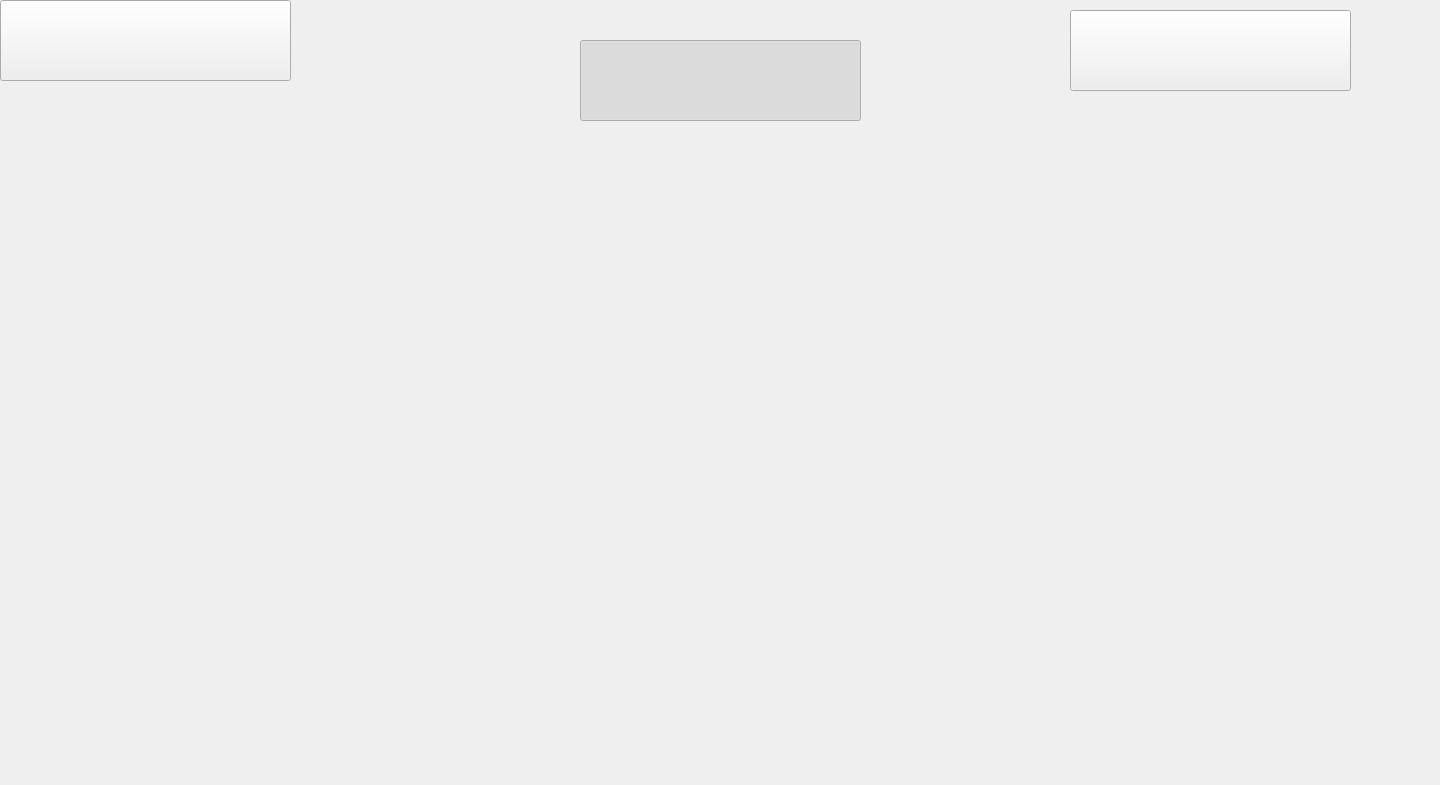
<?xml version="1.0" encoding="UTF-8"?>
<ui version="4.0">
 <class>MainWindow</class>
 <widget class="QMainWindow" name="MainWindow">
  <property name="geometry">
   <rect>
    <x>0</x>
    <y>0</y>
    <width>1440</width>
    <height>785</height>
   </rect>
  </property>
  <property name="windowTitle">
   <string>MainWindow</string>
  </property>
  <widget class="QWidget" name="centralwidget">
   <widget class="QLabel" name="label">
    <property name="geometry">
     <rect>
      <x>0</x>
      <y>0</y>
      <width>1440</width>
      <height>900</height>
     </rect>
    </property>
    <property name="cursor">
     <cursorShape>ArrowCursor</cursorShape>
    </property>
    <property name="text">
     <string/>
    </property>
    <property name="pixmap">
     <pixmap>Game_process_png.png</pixmap>
    </property>
   </widget>
   <widget class="QPushButton" name="Next_turn_button">
    <property name="geometry">
     <rect>
      <x>580</x>
      <y>40</y>
      <width>281</width>
      <height>81</height>
     </rect>
    </property>
    <property name="cursor">
     <cursorShape>PointingHandCursor</cursorShape>
    </property>
    <property name="text">
     <string/>
    </property>
    <property name="icon">
     <iconset>
      <normaloff>Next_turn_button_png.png</normaloff>Next_turn_button_png.png</iconset>
    </property>
    <property name="iconSize">
     <size>
      <width>571</width>
      <height>111</height>
     </size>
    </property>
    <property name="checkable">
     <bool>true</bool>
    </property>
    <property name="checked">
     <bool>true</bool>
    </property>
    <property name="flat">
     <bool>false</bool>
    </property>
   </widget>
   <widget class="QPushButton" name="Back_to_main_menu_button">
    <property name="geometry">
     <rect>
      <x>0</x>
      <y>0</y>
      <width>291</width>
      <height>81</height>
     </rect>
    </property>
    <property name="cursor">
     <cursorShape>PointingHandCursor</cursorShape>
    </property>
    <property name="text">
     <string/>
    </property>
    <property name="icon">
     <iconset>
      <normaloff>Back_to_main_menu_button_png.png</normaloff>Back_to_main_menu_button_png.png</iconset>
    </property>
    <property name="iconSize">
     <size>
      <width>291</width>
      <height>81</height>
     </size>
    </property>
   </widget>
   <widget class="QPushButton" name="First_card">
    <property name="geometry">
     <rect>
      <x>560</x>
      <y>300</y>
      <width>321</width>
      <height>51</height>
     </rect>
    </property>
    <property name="font">
     <font>
      <pointsize>20</pointsize>
     </font>
    </property>
    <property name="cursor">
     <cursorShape>PointingHandCursor</cursorShape>
    </property>
    <property name="text">
     <string/>
    </property>
    <property name="iconSize">
     <size>
      <width>321</width>
      <height>51</height>
     </size>
    </property>
    <property name="flat">
     <bool>true</bool>
    </property>
   </widget>
   <widget class="QPushButton" name="Second_card">
    <property name="geometry">
     <rect>
      <x>560</x>
      <y>360</y>
      <width>321</width>
      <height>51</height>
     </rect>
    </property>
    <property name="font">
     <font>
      <pointsize>20</pointsize>
     </font>
    </property>
    <property name="cursor">
     <cursorShape>PointingHandCursor</cursorShape>
    </property>
    <property name="flat">
     <bool>true</bool>
    </property>
   </widget>
   <widget class="QPushButton" name="Third_card">
    <property name="geometry">
     <rect>
      <x>560</x>
      <y>420</y>
      <width>321</width>
      <height>51</height>
     </rect>
    </property>
    <property name="font">
     <font>
      <pointsize>20</pointsize>
     </font>
    </property>
    <property name="cursor">
     <cursorShape>PointingHandCursor</cursorShape>
    </property>
    <property name="flat">
     <bool>true</bool>
    </property>
   </widget>
   <widget class="QPushButton" name="Fourth_card">
    <property name="geometry">
     <rect>
      <x>560</x>
      <y>480</y>
      <width>321</width>
      <height>51</height>
     </rect>
    </property>
    <property name="font">
     <font>
      <pointsize>20</pointsize>
     </font>
    </property>
    <property name="cursor">
     <cursorShape>PointingHandCursor</cursorShape>
    </property>
    <property name="flat">
     <bool>true</bool>
    </property>
   </widget>
   <widget class="QPushButton" name="Fith_card">
    <property name="geometry">
     <rect>
      <x>560</x>
      <y>540</y>
      <width>321</width>
      <height>51</height>
     </rect>
    </property>
    <property name="font">
     <font>
      <pointsize>20</pointsize>
     </font>
    </property>
    <property name="cursor">
     <cursorShape>PointingHandCursor</cursorShape>
    </property>
    <property name="flat">
     <bool>true</bool>
    </property>
   </widget>
   <widget class="QPushButton" name="Sixth_card">
    <property name="geometry">
     <rect>
      <x>560</x>
      <y>600</y>
      <width>321</width>
      <height>51</height>
     </rect>
    </property>
    <property name="font">
     <font>
      <pointsize>20</pointsize>
     </font>
    </property>
    <property name="cursor">
     <cursorShape>PointingHandCursor</cursorShape>
    </property>
    <property name="flat">
     <bool>true</bool>
    </property>
   </widget>
   <widget class="QPushButton" name="Seventh_card">
    <property name="geometry">
     <rect>
      <x>560</x>
      <y>660</y>
      <width>321</width>
      <height>51</height>
     </rect>
    </property>
    <property name="font">
     <font>
      <pointsize>20</pointsize>
     </font>
    </property>
    <property name="cursor">
     <cursorShape>PointingHandCursor</cursorShape>
    </property>
    <property name="flat">
     <bool>true</bool>
    </property>
   </widget>
   <widget class="QPushButton" name="Eith_card">
    <property name="geometry">
     <rect>
      <x>560</x>
      <y>720</y>
      <width>321</width>
      <height>51</height>
     </rect>
    </property>
    <property name="font">
     <font>
      <pointsize>20</pointsize>
     </font>
    </property>
    <property name="cursor">
     <cursorShape>PointingHandCursor</cursorShape>
    </property>
    <property name="flat">
     <bool>true</bool>
    </property>
   </widget>
   <widget class="QLabel" name="First_player_label">
    <property name="geometry">
     <rect>
      <x>110</x>
      <y>220</y>
      <width>351</width>
      <height>591</height>
     </rect>
    </property>
    <property name="text">
     <string/>
    </property>
   </widget>
   <widget class="QLabel" name="Second_player_label">
    <property name="geometry">
     <rect>
      <x>1039</x>
      <y>215</y>
      <width>351</width>
      <height>601</height>
     </rect>
    </property>
    <property name="text">
     <string/>
    </property>
   </widget>
   <widget class="QPushButton" name="Refresh_button">
    <property name="geometry">
     <rect>
      <x>1070</x>
      <y>10</y>
      <width>281</width>
      <height>81</height>
     </rect>
    </property>
    <property name="cursor">
     <cursorShape>PointingHandCursor</cursorShape>
    </property>
    <property name="text">
     <string/>
    </property>
    <property name="icon">
     <iconset>
      <normaloff>Refresh_button_png.png</normaloff>Refresh_button_png.png</iconset>
    </property>
    <property name="iconSize">
     <size>
      <width>281</width>
      <height>81</height>
     </size>
    </property>
   </widget>
  </widget>
 </widget>
 <resources/>
 <connections/>
</ui>
